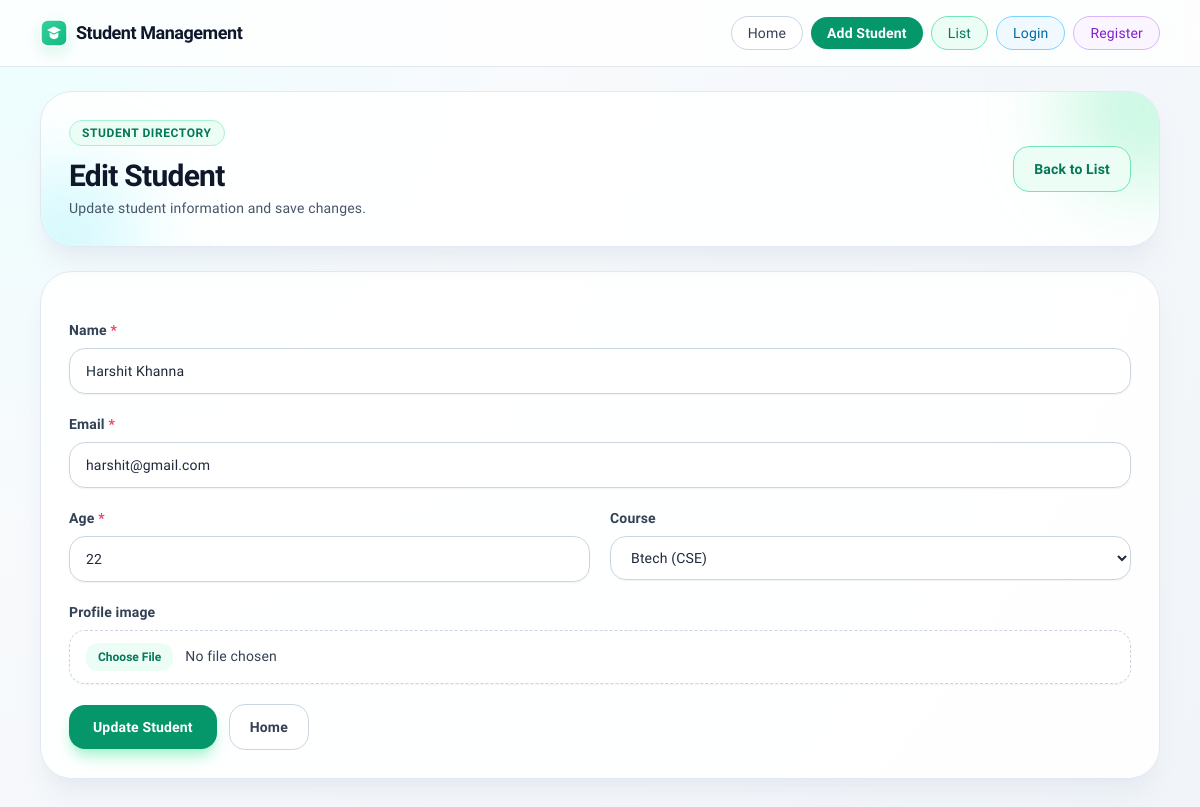
Page /edit/2/ on the committed database.
### students/models.py (models this page shows, shortened)
class Student(models.Model):
    name = models.CharField(max_length=100)
    email = models.EmailField()
    age = models.IntegerField()
    course = models.ForeignKey(Course, on_delete=models.CASCADE, null=True)
    created_by = models.ForeignKey(settings.AUTH_USER_MODEL, on_delete=models.CASCADE, null=True, blank=True)
    profile_image = models.ImageField(upload_to='students/profile_images/', blank=True, null=True)

### students/views.py (the view, shortened to what this page needs)
# urls.py: path('edit/<int:pk>/', views.StudentUpdateView.as_view(), name='edit_student'),
class StudentUpdateView(UpdateView):
    model = Student
    form_class = StudentForm
    template_name = "student_form.html"
    success_url = reverse_lazy("student_list")
    def get_context_data(self, **kwargs):
        context = super().get_context_data(**kwargs)
        context["form_title"] = "Edit Student"
        context["submit_label"] = "Update Student"
        context["form_subtitle"] = "Update student information and save changes."
        return context

### students/models.py (called while the page is built)
    def __str__(self):
        return self.name

### students/templates/student_form.html (shortened to what this page needs)
{% extends "base.html" %}
{% block content %}
<section class="space-y-6">
    <div class="relative overflow-hidden rounded-[2rem] border border-slate-200 bg-white/90 p-7 shadow-xl shadow-slate-200/70">
        <div class="pointer-events-none absolute -right-16 -top-16 h-40 w-40 rounded-full bg-emerald-200/60 blur-2xl"></div>
        <div class="pointer-events-none absolute -bottom-16 -left-12 h-36 w-36 rounded-full bg-cyan-200/50 blur-2xl"></div>
        <div class="relative flex flex-wrap items-center justify-between gap-4">
            <div>
                <span class="inline-block rounded-full border border-emerald-200 bg-emerald-50 px-3 py-1 text-xs font-semibold uppercase tracking-wider text-emerald-700">
                    Student Directory
                </span>
                <h1 class="mt-3 text-3xl font-extrabold tracking-tight text-slate-900">
                    {% if form_title %}
                        {{ form_title }}
                    {% elif object %}
                        Edit Student
                    {% else %}
                        Add Student
                    {% endif %}
                </h1>
                <p class="mt-1 text-sm text-slate-600">
                    {% if form_subtitle %}
                        {{ form_subtitle }}
                    {% elif object %}
                        Update student information and save changes.
                    {% else %}
                        Fill student details to add a new record.
                    {% endif %}
                </p>
            </div>
            <a href="{% url 'student_list' %}" class="inline-flex items-center justify-center rounded-2xl border border-emerald-300 bg-emerald-50 px-5 py-3 text-sm font-bold text-emerald-700 transition hover:bg-emerald-100">
                Back to List
            </a>
        </div>
    </div>
    <div class="overflow-hidden rounded-[2rem] border border-slate-200 bg-white/90 p-7 shadow-xl shadow-slate-200/70">
        <form method="POST" enctype="multipart/form-data" class="space-y-5" novalidate>
            <div class="grid grid-cols-1 gap-5 md:grid-cols-2">
            {% for field in form %}
            <div class="{% if field.name == 'name' or field.name == 'email' or field.name == 'profile_image' %}md:col-span-2{% else %}md:col-span-1{% endif %}">
                <label for="{{ field.id_for_label }}" class="mb-2 block text-sm font-semibold text-slate-700">
                    {{ field.label }}
                    {% if field.field.required %}
                    <span class="text-rose-500">*</span>
                    {% endif %}
                </label>
                {{ field }}
            </div>
            {% endfor %}
            </div>
            <div class="mt-2 flex flex-wrap items-center gap-3">
                <button type="submit" class="inline-flex items-center justify-center rounded-2xl bg-emerald-600 px-6 py-3 text-sm font-bold text-white shadow-lg shadow-emerald-200 transition hover:-translate-y-0.5 hover:bg-emerald-700">
                {% if submit_label %}
                    {{ submit_label }}
                {% elif object %}
                    Update Student
                {% else %}
                    Save Student
                {% endif %}
                </button>
                <a href="{% url 'home' %}" class="inline-flex items-center justify-center rounded-2xl border border-slate-300 bg-white px-5 py-3 text-sm font-semibold text-slate-700 transition hover:bg-slate-50">
                    Home
                </a>
            </div>
        </form>
    </div>
</section>
{% endblock %}

### students/static/students/css/style.css (style rules this page uses)
:root { --brand-ring: rgba(16, 185, 129, 0.15); }
body { letter-spacing: 0.01em; }

### rows in the picture
Student: form "Harshit Khanna" "harshit@gmail.com" "22" "Btech (CSE)"

### other values in the picture
{{ field.label }} "Name" "Email" "Age" "Course" "Profile image"
{{ submit_label }} "Update Student"
